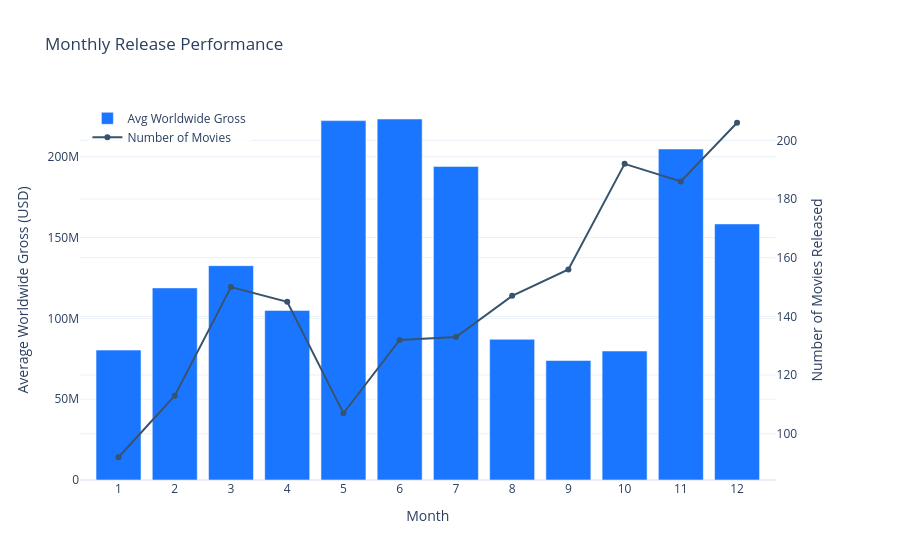

Source (notebook cell):
### Code cell
# Monthly analysis - Which months perform best?
monthly_data = df.groupby('month').agg({
    'worldwide_gross': 'mean',
    'profit_margin': 'mean',
    'movie': 'count'
}).reset_index()
monthly_data.columns = ['Month', 'Avg Worldwide Gross', 'Avg Profit Margin', 'Number of Movies']

# Create subplot with dual y-axis
fig = make_subplots(specs=[[{"secondary_y": True}]])
fig.add_trace(
    go.Bar(x=monthly_data['Month'], y=monthly_data['Avg Worldwide Gross'], 
           name="Avg Worldwide Gross", marker_color='rgb(26, 118, 255)'),
    secondary_y=False,
)
fig.add_trace(
    go.Scatter(x=monthly_data['Month'], y=monthly_data['Number of Movies'], 
               name="Number of Movies", marker_color='rgb(55, 83, 109)', mode='lines+markers'),
    secondary_y=True,
)
fig.update_layout(
    title='Monthly Release Performance',
    xaxis=dict(title='Month', tickmode='array', tickvals=list(range(1,13))),
    legend=dict(x=0.01, y=0.99, bgcolor='rgba(255, 255, 255, 0.8)'),
    template='plotly_white'
)
fig.update_yaxes(title_text="Average Worldwide Gross (USD)", secondary_y=False)
fig.update_yaxes(title_text="Number of Movies Released", secondary_y=True)
fig.show()

### Figure 1 — Plotly figure (JSON) as saved in the notebook; plotly's stock layout.template omitted (floating-point values rounded to 4 significant figures)
{"data": [{"marker": {"color": "rgb(26, 118, 255)"}, "name": "Avg Worldwide Gross", "type": "bar", "x": [1, 2, 3, 4, 5, 6, 7, 8, 9, 10, 11, 12], "xaxis": "x", "y": [80360000.0, 118800000.0, 132600000.0, 104900000.0, 222300000.0, 223300000.0, 194000000.0, 87040000.0, 73940000.0, 79770000.0, 204800000.0, 158400000.0], "yaxis": "y"}, {"marker": {"color": "rgb(55, 83, 109)"}, "mode": "lines+markers", "name": "Number of Movies", "type": "scatter", "x": [1, 2, 3, 4, 5, 6, 7, 8, 9, 10, 11, 12], "xaxis": "x", "y": [92, 113, 150, 145, 107, 132, 133, 147, 156, 192, 186, 206], "yaxis": "y2"}], "layout": {"legend": {"bgcolor": "rgba(255, 255, 255, 0.8)", "x": 0.01, "y": 0.99}, "title": {"text": "Monthly Release Performance"}, "xaxis": {"anchor": "y", "domain": [0.0, 0.94], "tickmode": "array", "tickvals": [1, 2, 3, 4, 5, 6, 7, 8, 9, 10, 11, 12], "title": {"text": "Month"}}, "yaxis": {"anchor": "x", "domain": [0.0, 1.0], "title": {"text": "Average Worldwide Gross (USD)"}}, "yaxis2": {"anchor": "x", "overlaying": "y", "side": "right", "title": {"text": "Number of Movies Released"}}}}
